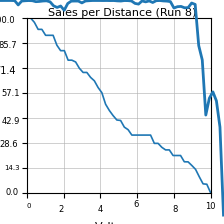
#> input picture preds_vis/overlays/chart_000106_full_overlay.png, 224 x 224 px
$ python extract_curve.py --heatmap ../../preds_vis/overlays/chart_000106_full_overlay.png --out_csv out.png
#> lines starting #> are read from the running program, lines starting #| are printed output that depends on the picture
import argparse
import csv
import os
from pathlib import Path
from typing import List, Tuple

import numpy as np
from PIL import Image


class HeatmapCurveExtractor:
    """
    Convert a predicted line heatmap into a discrete curve by taking the
    peak response per x-column.

    Assumptions:
      - Heatmap shape is [H, W] or image file convertible to grayscale
      - Brighter values indicate higher confidence for the line
      - Output is one y-value per x-column
    """

    def __init__(
        self,
        x_min: float = 0.0,
        x_max: float = 10.0,
        y_min: float = 0.0,
        y_max: float = 100.0,
        smooth_window: int = 5,
        threshold: float = 0.0,
    ) -> None:
        self.x_min = float(x_min)
        self.x_max = float(x_max)
        self.y_min = float(y_min)
        self.y_max = float(y_max)
        self.smooth_window = int(max(1, smooth_window))
        self.threshold = float(threshold)

    def load_heatmap(self, path: str) -> np.ndarray:
        img = Image.open(path).convert("L")
        arr = np.asarray(img, dtype=np.float32) / 255.0
        return arr

    def extract_pixels(self, heatmap: np.ndarray) -> List[Tuple[int, int, float]]:
        """
        Returns a list of (x_px, y_px, confidence), one point per x-column.
        y_px is in image coordinates (0 at top).
        """
        H, W = heatmap.shape
        points: List[Tuple[int, int, float]] = []

        for x in range(W):
            column = heatmap[:, x]
            y = int(np.argmax(column))
            conf = float(column[y])
            if conf >= self.threshold:
                points.append((x, y, conf))

        return points

    def smooth_y(self, ys: np.ndarray) -> np.ndarray:
        if self.smooth_window <= 1:
            return ys
        k = self.smooth_window
        pad = k // 2
        padded = np.pad(ys, (pad, pad), mode="edge")
        kernel = np.ones(k, dtype=np.float32) / float(k)
        out = np.convolve(padded, kernel, mode="valid")
        return out.astype(np.float32)

    def pixel_to_chart(self, xs_px: np.ndarray, ys_px: np.ndarray, W: int, H: int) -> Tuple[np.ndarray, np.ndarray]:
        """
        Convert pixel coordinates into chart coordinates using the known
        synthetic generator ranges.
        """
        xs = self.x_min + (xs_px / max(W - 1, 1)) * (self.x_max - self.x_min)

        # invert y because image y grows downward, chart y upward
        ys_norm = 1.0 - (ys_px / max(H - 1, 1))
        ys = self.y_min + ys_norm * (self.y_max - self.y_min)
        return xs.astype(np.float32), ys.astype(np.float32)

    def extract_chart_curve(self, heatmap: np.ndarray) -> Tuple[np.ndarray, np.ndarray, np.ndarray]:
        H, W = heatmap.shape
        px_points = self.extract_pixels(heatmap)
        if len(px_points) == 0:
            return (
                np.zeros((0,), dtype=np.float32),
                np.zeros((0,), dtype=np.float32),
                np.zeros((0,), dtype=np.float32),
            )

        xs_px = np.asarray([p[0] for p in px_points], dtype=np.float32)
        ys_px = np.asarray([p[1] for p in px_points], dtype=np.float32)
        conf = np.asarray([p[2] for p in px_points], dtype=np.float32)

        ys_px = self.smooth_y(ys_px)
        xs, ys = self.pixel_to_chart(xs_px, ys_px, W=W, H=H)
        return xs, ys, conf

    def save_csv(self, xs: np.ndarray, ys: np.ndarray, out_csv: str) -> None:
        os.makedirs(os.path.dirname(out_csv), exist_ok=True)
        with open(out_csv, "w", newline="") as f:
            writer = csv.writer(f)
            writer.writerow(["x", "y"])
            for x, y in zip(xs, ys):
                writer.writerow([float(x), float(y)])


def main() -> None:
    parser = argparse.ArgumentParser()
    parser.add_argument("--heatmap", type=str, required=True, help="Path to grayscale heatmap image")
    parser.add_argument("--out_csv", type=str, required=True, help="Output CSV path")
    parser.add_argument("--x_min", type=float, default=0.0)
    parser.add_argument("--x_max", type=float, default=10.0)
    parser.add_argument("--y_min", type=float, default=0.0)
    parser.add_argument("--y_max", type=float, default=100.0)
    parser.add_argument("--smooth_window", type=int, default=5)
    parser.add_argument("--threshold", type=float, default=0.0)
    args = parser.parse_args()

    extractor = HeatmapCurveExtractor(
        x_min=args.x_min,
        x_max=args.x_max,
        y_min=args.y_min,
        y_max=args.y_max,
        smooth_window=args.smooth_window,
        threshold=args.threshold,
    )

    heatmap = extractor.load_heatmap(args.heatmap)
#> in load_heatmap, `img = Image.open(path).convert("L")`:
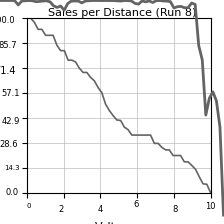
#> img: PIL image 224x224 L; min 0, max 255, mean 240.6
    xs, ys, _conf = extractor.extract_chart_curve(heatmap)
#> the loop in extract_pixels, `for x in range(W):` made 224 passes
#> y on passes 1 to 3: 2, 2, 2
#> after the loop in extract_pixels, `for x in range(W):`: points = 224 items, first 6: (0, 2, 1), (1, 2, 1), (2, 2, 1), (3, 2, 1), (4, 2, 1), (5, 2, 1)
#> in extract_chart_curve, `px_points = self.extract_pixels(heatmap)`: px_points has the same summary as points in extract_pixels
#> in extract_chart_curve, `xs_px = np.asarray([p[0] for p in px_points], dtype=np.float32)`: xs_px = 224 values from 0 to 223
#> in extract_chart_curve, `ys_px = np.asarray([p[1] for p in px_points], dtype=np.float32)`: ys_px = 224 values, max 8 at index 171, min 0 at index 17, mean 2.1
#> in extract_chart_curve, `conf = np.asarray([p[2] for p in px_points], dtype=np.float32)`: conf = 224 values from 1 to 1
#> in smooth_y, `padded = np.pad(ys, (pad, pad), mode="edge")`: padded = 228 values, max 8 at index 173, min 0 at index 19, mean 2.08
#> in smooth_y, `out = np.convolve(padded, kernel, mode="valid")`: out = 224 values, max 4.8 at index 169, min 0 at index 54, mean 2.1
#> in extract_chart_curve, `ys_px = self.smooth_y(ys_px)`: ys_px has the same summary as out in smooth_y
#> in pixel_to_chart, `xs = self.x_min + (xs_px / max(W - 1, 1)) * (self.x_max - self.x_min)`: xs = 224 values from 0 to 10
#> in pixel_to_chart, `ys_norm = 1.0 - (ys_px / max(H - 1, 1))`: ys_norm = 224 values, max 1 at index 54, min 0.978 at index 169, mean 0.991
#> in pixel_to_chart, `ys = self.y_min + ys_norm * (self.y_max - self.y_min)`: ys = 224 values, max 100 at index 54, min 97.85 at index 169, mean 99.06
#> in extract_chart_curve, `xs, ys = self.pixel_to_chart(xs_px, ys_px, W=W, H=H)`: xs = 224 values from 0 to 10
#> xs = 224 values from 0 to 10
    extractor.save_csv(xs, ys, args.out_csv)
#> the loop in save_csv, `for x, y in zip(xs, ys):` made 224 passes
#> (x, y) on passes 1 to 3: (0, 99.1), (0.0448, 99.1), (0.0897, 99.1)

    print(f"[INFO] extracted {len(xs)} points")
#| [INFO] extracted 224 points
    print(f"[INFO] wrote CSV to: {args.out_csv}")


if __name__ == "__main__":
    main()

$ run again, on preds_vis/overlays/chart_000434_full_overlay.png
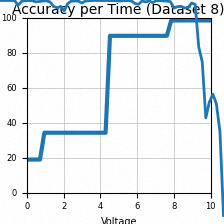
#> input picture preds_vis/overlays/chart_000434_full_overlay.png, 224 x 224 px
#> in load_heatmap, `img = Image.open(path).convert("L")`:
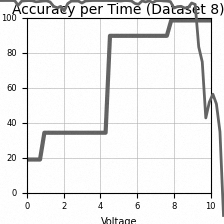
#> img: PIL image 224x224 L; min 0, max 255, mean 236.4
#> the loop in extract_pixels, `for x in range(W):` made 224 passes
#> y on passes 1 to 3: 2, 4, 3
#> after the loop in extract_pixels, `for x in range(W):`: points = 224 items, first 6: (0, 2, 1), (1, 4, 1), (2, 3, 1), (3, 5, 1), (4, 4, 1), (5, 7, 1)
#> px_points has the same summary as points in extract_pixels
#> xs_px = 224 values from 0 to 223
#> in extract_chart_curve, `ys_px = np.asarray([p[1] for p in px_points], dtype=np.float32)`: ys_px = 224 values, max 46 at index 196, min 0 at index 17, mean 7.61
#> in extract_chart_curve, `conf = np.asarray([p[2] for p in px_points], dtype=np.float32)`: conf = 224 values from 1 to 1
#> padded = 228 values, max 46 at index 198, min 0 at index 19, mean 7.61
#> out = 224 values, max 20.4 at index 194, min 0.8 at index 57, mean 7.62
#> in extract_chart_curve, `ys_px = self.smooth_y(ys_px)`: ys_px has the same summary as out in smooth_y
#> in pixel_to_chart, `xs = self.x_min + (xs_px / max(W - 1, 1)) * (self.x_max - self.x_min)`: xs = 224 values from 0 to 10
#> ys_norm = 224 values, max 0.996 at index 57, min 0.909 at index 194, mean 0.966
#> in pixel_to_chart, `ys = self.y_min + ys_norm * (self.y_max - self.y_min)`: ys = 224 values, max 99.64 at index 57, min 90.85 at index 194, mean 96.58
#> in extract_chart_curve, `xs, ys = self.pixel_to_chart(xs_px, ys_px, W=W, H=H)`: xs = 224 values from 0 to 10
#> the loop in save_csv, `for x, y in zip(xs, ys):` made 224 passes
#> (x, y) on passes 1 to 3: (0, 98.83), (0.0448, 98.57), (0.0897, 98.39)
#| [INFO] extracted 224 points

$ run again, on preds_vis/overlays/chart_000520_full_overlay.png
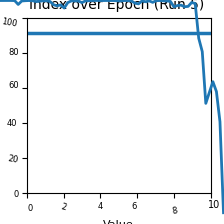
#> input picture preds_vis/overlays/chart_000520_full_overlay.png, 224 x 224 px
#> in load_heatmap, `img = Image.open(path).convert("L")`:
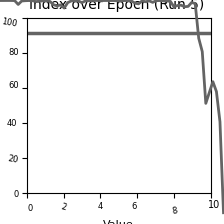
#> img: PIL image 224x224 L; min 0, max 255, mean 242
#> the loop in extract_pixels, `for x in range(W):` made 224 passes
#> y on passes 1 to 3: 2, 2, 2
#> after the loop in extract_pixels, `for x in range(W):`: points = 224 items, first 6: (0, 2, 1), (1, 2, 1), (2, 2, 1), (3, 2, 1), (4, 2, 1), (5, 2, 1)
#> px_points has the same summary as points in extract_pixels
#> xs_px = 224 values from 0 to 223
#> in extract_chart_curve, `ys_px = np.asarray([p[1] for p in px_points], dtype=np.float32)`: ys_px = 224 values, max 16 at index 194, min 0 at index 17, mean 3.81
#> in extract_chart_curve, `conf = np.asarray([p[2] for p in px_points], dtype=np.float32)`: conf = 224 values from 1 to 1
#> padded = 228 values, max 16 at index 196, min 0 at index 19, mean 3.76
#> out = 224 values, max 8.8 at index 116, min 0 at index 54, mean 3.81
#> in extract_chart_curve, `ys_px = self.smooth_y(ys_px)`: ys_px has the same summary as out in smooth_y
#> in pixel_to_chart, `xs = self.x_min + (xs_px / max(W - 1, 1)) * (self.x_max - self.x_min)`: xs = 224 values from 0 to 10
#> ys_norm = 224 values, max 1 at index 54, min 0.961 at index 116, mean 0.983
#> in pixel_to_chart, `ys = self.y_min + ys_norm * (self.y_max - self.y_min)`: ys = 224 values, max 100 at index 54, min 96.05 at index 116, mean 98.29
#> in extract_chart_curve, `xs, ys = self.pixel_to_chart(xs_px, ys_px, W=W, H=H)`: xs = 224 values from 0 to 10
#> the loop in save_csv, `for x, y in zip(xs, ys):` made 224 passes
#> (x, y) on passes 1 to 3: (0, 99.1), (0.0448, 99.1), (0.0897, 99.1)
#| [INFO] extracted 224 points

$ run again, on preds_vis/overlays/chart_000916_full_overlay.png
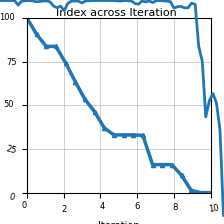
#> input picture preds_vis/overlays/chart_000916_full_overlay.png, 224 x 224 px
#> in load_heatmap, `img = Image.open(path).convert("L")`:
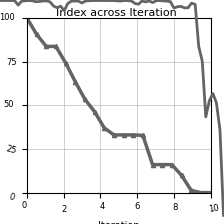
#> img: PIL image 224x224 L; min 0, max 255, mean 240.1
#> the loop in extract_pixels, `for x in range(W):` made 224 passes
#> y on passes 1 to 3: 2, 2, 2
#> after the loop in extract_pixels, `for x in range(W):`: points = 224 items, first 6: (0, 2, 1), (1, 2, 1), (2, 2, 1), (3, 2, 1), (4, 2, 1), (5, 2, 1)
#> px_points has the same summary as points in extract_pixels
#> xs_px = 224 values from 0 to 223
#> in extract_chart_curve, `ys_px = np.asarray([p[1] for p in px_points], dtype=np.float32)`: ys_px = 224 values, max 8 at index 171, min 0 at index 17, mean 2.1
#> in extract_chart_curve, `conf = np.asarray([p[2] for p in px_points], dtype=np.float32)`: conf = 224 values from 1 to 1
#> padded = 228 values, max 8 at index 173, min 0 at index 19, mean 2.08
#> out = 224 values, max 4.8 at index 49, min 0 at index 54, mean 2.1
#> in extract_chart_curve, `ys_px = self.smooth_y(ys_px)`: ys_px has the same summary as out in smooth_y
#> in pixel_to_chart, `xs = self.x_min + (xs_px / max(W - 1, 1)) * (self.x_max - self.x_min)`: xs = 224 values from 0 to 10
#> ys_norm = 224 values, max 1 at index 54, min 0.978 at index 49, mean 0.991
#> in pixel_to_chart, `ys = self.y_min + ys_norm * (self.y_max - self.y_min)`: ys = 224 values, max 100 at index 54, min 97.85 at index 49, mean 99.06
#> in extract_chart_curve, `xs, ys = self.pixel_to_chart(xs_px, ys_px, W=W, H=H)`: xs = 224 values from 0 to 10
#> the loop in save_csv, `for x, y in zip(xs, ys):` made 224 passes
#> (x, y) on passes 1 to 3: (0, 99.1), (0.0448, 99.1), (0.0897, 99.1)
#| [INFO] extracted 224 points
